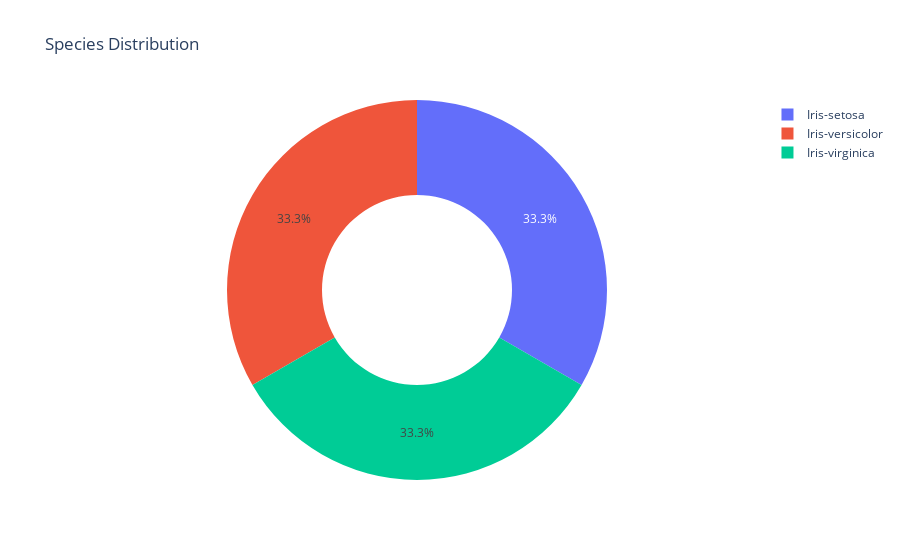

Notebook code for this chart:
### Code cell
# Displaying the species using a pie chart
px.pie(iris_df, names="Species", title="Species Distribution", hole=0.5)

### Figure 1 — Plotly figure (JSON) as saved in the notebook; plotly's stock layout.template omitted (floating-point values rounded to 4 significant figures; data arrays with more than 128 entries replaced by an {"elided": "..."} marker saying what was removed)
{"data": [{"domain": {"x": [0, 1], "y": [0, 1]}, "hole": 0.5, "hovertemplate": "Species=%{label}<extra></extra>", "labels": {"elided": "150 str values"}, "legendgroup": "", "name": "", "showlegend": true, "type": "pie"}], "layout": {"legend": {"tracegroupgap": 0}, "title": {"text": "Species Distribution"}}}
